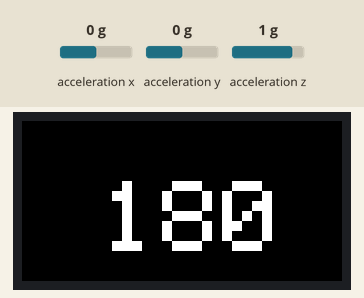
This program was run on a simulated ESP32. Shown: 80×160 colour display. The test bench sets the inputs (shaded band); at power-on: acceleration x 0 g, acceleration y 0 g, acceleration z 1 g. Nothing arrives over Bluetooth unless stated.

Above: at 4.3 s.
4.4 s: acceleration x set to -1.4 g
At 5.4 s:
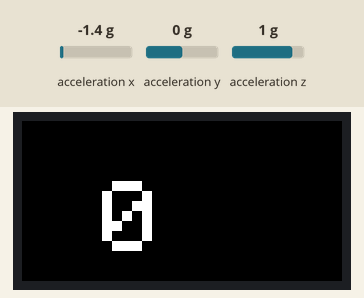
5.9 s: acceleration y set to -1.4 g
At 6.7 s:
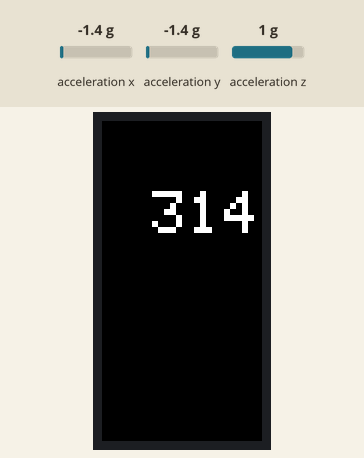
7.4 s: acceleration x set to -0.8 g
At 8.0 s:
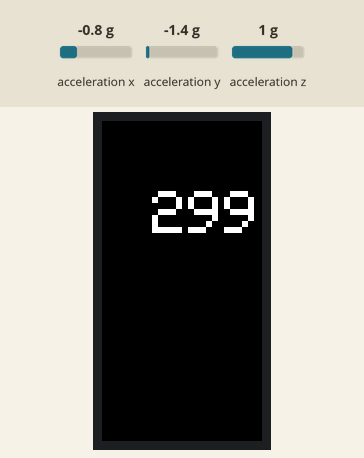
8.9 s: acceleration y set to 0.8 g
At 9.4 s:
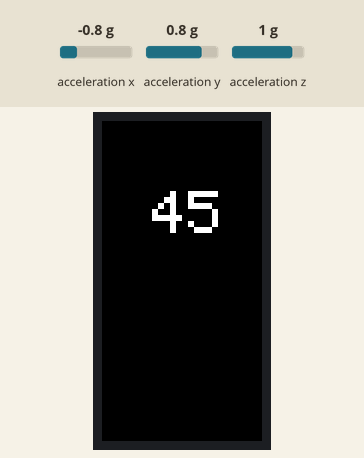
Timing chart, 0 to 11.4 s (numbered marks = the images above; inputs shaded):
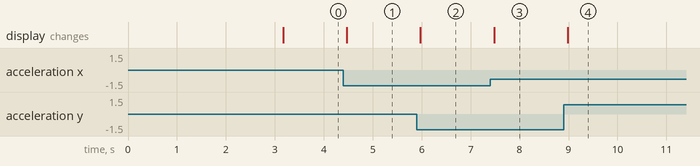

The program:

main.cpp
```cpp
#include <M5StickC.h>
#include <BluetoothSerial.h>

#define RIGHT 3
#define LEFT 1
#define TOP 0
#define BOTTOM 2

BluetoothSerial SerialBT;

typedef struct{
  float x;
  float y;
  float z;
}accel;
accel acc;

float theta;
int degree;
int lcd_rot;

int AccToDegeree(accel acc){
  //atan2の範囲はπ>-πまで
  theta = atan2(acc.y, acc.x);
  theta -= PI;
  theta = abs(theta);
  degree = theta * (180 / PI);
  return degree;
}


void LcdRotation(int degree){
  if (degree < 45 && degree >= 0 || degree < 360 && degree >= 315){
    M5.Lcd.setCursor(40, 30);
    M5.Lcd.setTextSize(5);
    M5.Lcd.setRotation(RIGHT);
  }else if (degree < 135 && degree >= 45){
    M5.Lcd.setCursor(25, 35);
    M5.Lcd.setTextSize(3);
    M5.Lcd.setRotation(TOP);
  }else if(degree < 225 && degree >= 135){
    M5.Lcd.setCursor(40, 30);
    M5.Lcd.setTextSize(5);
    M5.Lcd.setRotation(LEFT);
  }else if(degree < 315 && degree >= 225){
    M5.Lcd.setCursor(25, 35);
    M5.Lcd.setTextSize(3);
    M5.Lcd.setRotation(BOTTOM);
  }
}

void setup() {
  SerialBT.begin("M5IMU");
  SerialBT.println("START");
  acc.x = 0.0F;
  acc.y = 0.0F;
  acc.z = 0.0F;
  theta = 0.0F;
  degree = 0;
  lcd_rot = 3;
  M5.begin();
  M5.IMU.Init();
  M5.Lcd.setRotation(RIGHT);
  delay(3000);
}

void loop() {
  M5.Lcd.fillScreen(BLACK);
  M5.IMU.getAccelData(&acc.x, &acc.y, &acc.z);
  degree = AccToDegeree(acc);
  LcdRotation(degree);
  M5.Lcd.printf("%d", degree);
  SerialBT.println(degree);
  delay(200);
}
```

Measured:
- after the input at 4.4 s, the display: changes after 0.07 s (image 1)
- after the input at 5.9 s, the display: changes after 0.07 s (image 2)
- after the input at 7.4 s, the display: changes after 0.08 s (image 3)
- after the input at 8.9 s, the display: changes after 0.08 s (image 4)
